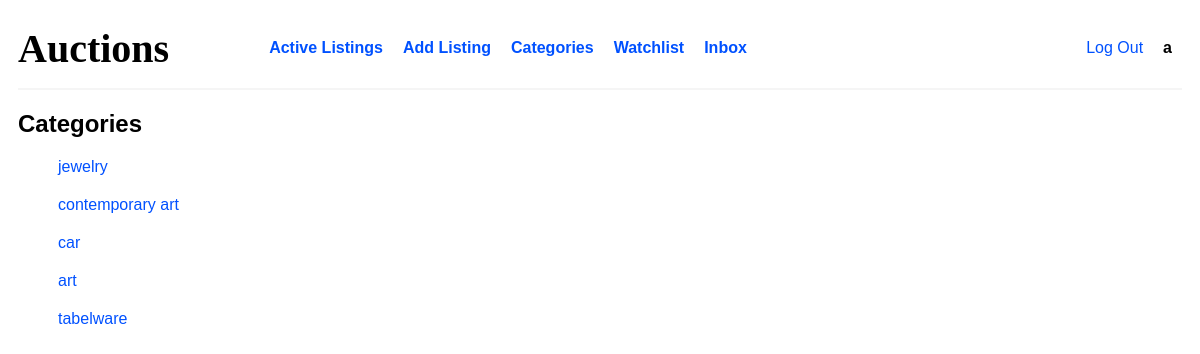
The app's page /category (signed in) with its own data.
### auctions/models.py (models this page shows, shortened)
class User(AbstractUser):
    pass

class Listing(models.Model):
    itemName = models.CharField(max_length=360)
    itemImgURL = models.CharField(max_length=2083)
    itemDescription = models.TextField()
    currentBid = models.IntegerField()
    owner = models.ForeignKey(User, on_delete=models.CASCADE, related_name='myListings')
    createdDate = models.DateTimeField(default=datetime.now)
    category = models.CharField(max_length=124)

### auctions/views.py (the view)
# urls.py: path('category', views.categoryPage, name='categoryPage'),
def categoryPage(req):
    res = set()
    listings = Listing.objects.all()
    for item in listings:
        res.add(item.category)
    return render(req, 'auctions/category/index.html', {
        'res': res
    })

### auctions/templates/auctions/category/index.html (shortened to what this page needs)
{% extends "auctions/layout.html" %} {% block body %}
<h2>Categories</h2>
<div class="category-container">
	<dl>
		{% for categoryType in res %}
		<dd><a href="{% url 'auctions:categoryFilter' categoryType %}">{{categoryType}}</a></dd>
		{% endfor %}
	</dl>
</div>
{% endblock %}

### auctions/templates/auctions/layout.html (shortened to what this page needs)
{% load static %}
<!DOCTYPE html>
<html lang="en">
<head>
    <link href="{% static 'auctions/styles.css' %}" rel="stylesheet" />
</head>
<body>
    <nav class="nav">
        <h1 class="auction-heading">Auctions</h1>
        <div class="nav-content">
            <div class="page-links">
                <a
                class="nav-link"
                href="{% url 'auctions:index' %}">Active Listings</a>
                <a
                class="nav-link"
                href="{% url 'auctions:addListing' %}">Add Listing</a>
                <a
                class="nav-link"
                href="{% url 'auctions:categoryPage' %}">Categories</a>
                <a
                class="nav-link"
                href="{% url 'auctions:watchlist' %}">Watchlist</a>
                <a
                class="nav-link"
                href="{% url 'auctions:inbox' %}">Inbox</a>
            </div>
            <div class="user-info">
                {% if user.is_authenticated %}
                <a class="nav-link" href="{% url 'auctions:logout' %}">Log Out</a>
                <span href="#" class="username" role="p">{{ user.username }}</span>
                {% else %}
                <a class="nav-link" href="{% url 'auctions:login' %}">Log In</a>
                <a class="nav-link" href="{% url 'auctions:register' %}">Register</a>
                {% endif %}
            </div>
        </div>
    </nav>
    {% block body %} {% endblock %}
</body>
</html>

### auctions/static/auctions/styles.css (style rules this page uses)
body { padding: 10px; font-family: Helvetica, sans-serif; }
.nav { display: flex; justify-content: flex-start; align-items: center; flex-wrap: nowrap; border-bottom: 2px solid whitesmoke; margin-bottom: 10px; padding-bottom: 10px; height: 60px; }
.auction-heading { font-family: Georgia, serif; font-size: 40px; }

### records on screen
User: username "a"
Listing: res "jewelry"
Listing: res "contemporary art"
Listing: res "car"
Listing: res "art"
Listing: res "tabelware"
